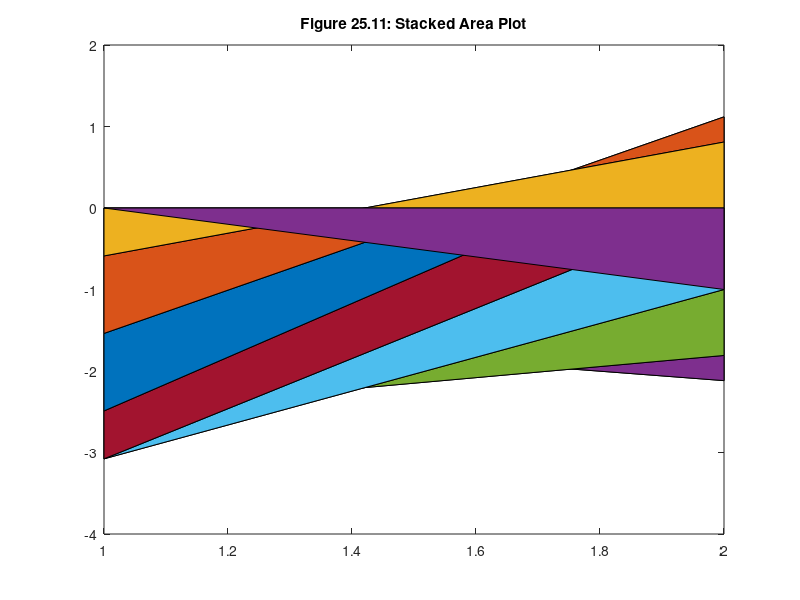
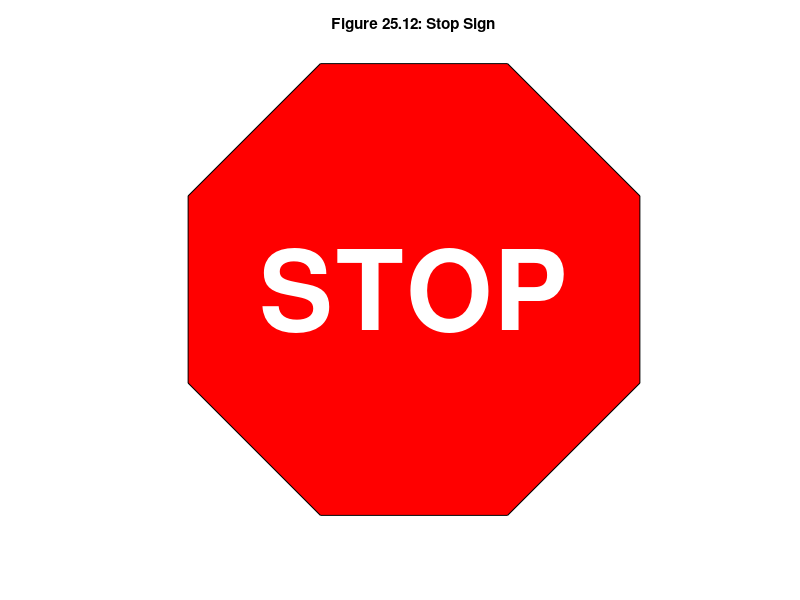
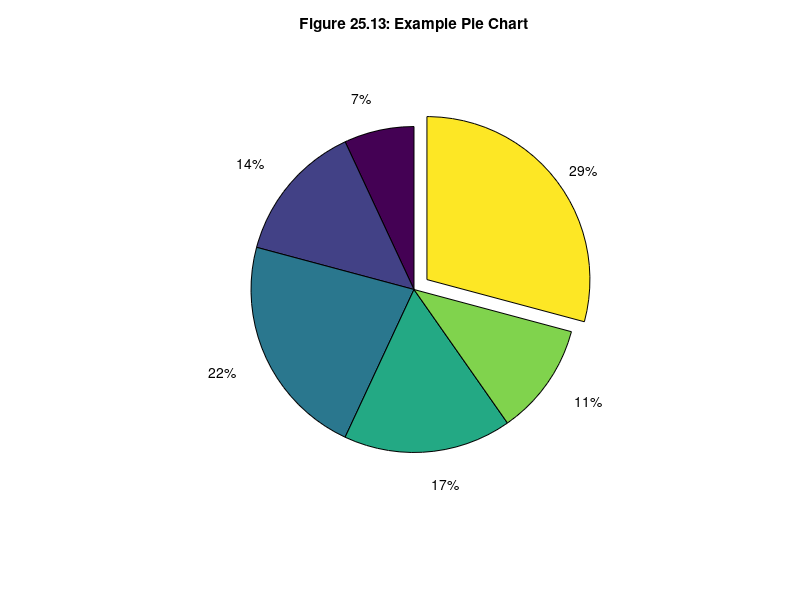
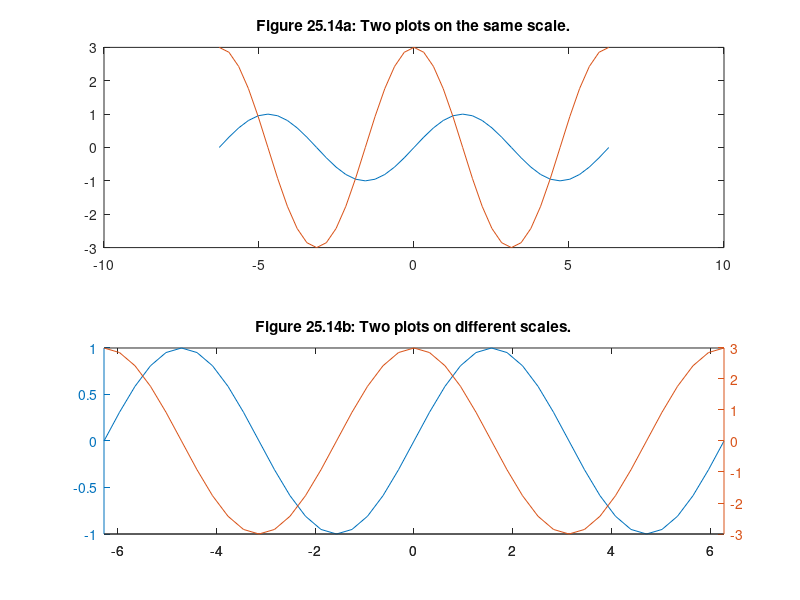

These charts were generated, in order, by the following MATLAB code:
% MATLAB Script: Specialized2DPlots.m

% Stacked Area Plot
z = -pi:pi/5:pi;
area([sin(z);cos(z)])
title('Figure 25.11: Stacked Area Plot')

% Stop Sign
t = (1:2:15)'*pi/8;
x = sin(t);
y = cos(t);
figure;
fill(x,y,'r') % a filled red circle using only 8 data points
axis square off
text(0,0,'STOP', ...
    'Color',[1 1 1], ...
    'FontSize', 80, ...
    'FontWeight','bold', ...
    'HorizontalAlignment','center')
title('Figure 25.12: Stop Sign')

% Pie Chart example
a = [0.5 1 1.6 1.2 0.8 2.1];
figure;
pie(a,a==max(a));    % char a and pull out the biggest slice
title('Figure 25.13: Example Pie Chart')

% Two Plots on the Same and Different Scales
x = -2*pi:pi/10:2*pi;
y = sin(x);
z = 3*cos(x);
figure;
subplot(2,1,1)
plot(x,y,x,z)
title('Figure 25.14a: Two plots on the same scale.');
subplot(2,1,2)
plotyy(x,y,x,z)
title('Figure 25.14b: Two plots on different scales.')

% Bar and Stair Plots
x = -2.9:0.2:2.9;
y = exp(-x.*x);

figure;
subplot(2,2,1)
bar(x,y)
title('Figure 25.15a: 2-D Bar Chart')

subplot(2,2,2)
bar3(x,y,'r')
title('Figure 25.15b: 3-D Bar Chart')

subplot(2,2,3)
stairs(x,y)
title('Figure 25.15c: Stair Chart')

subplot(2,2,4)
barh(x,y)
title('Figure 25.15d: Horizontal Bar Chart')

% Histogram Plot of Gaussian Data
x = -2.9:0.2:2.9;    % specify the bins to use
y = randn(5000,1);   % generate 5000 random data points
figure;
hist(y,x)            % draw the histogram
title('Figure 25.16: Histogram of Gaussian Data')

% Stem Plot of Random Data
figure;
z = randn(30,1);      % create some random data
stem(z,'--')          % draw a stem plot using dashed linestyle
set(gca,'YGrid','on') % turn grid on Y-axis only
title('Figure 25.17: Stem Plot of Random Data')

% Errorbar Plot
x = linspace(0,2,21);  % create a vector
y = erf(x);            % y is the error function of x
e = rand(size(x))/10;  % e contains random error values

figure;
errorbar(x,y,e)        % create the plot
title('Figure 25.18: Errorbar Plot')

% Subplot (Polar, Compass, Feather, Angle Histogram)
t = linspace(0,2*pi);
r = sin(2*t).*cos(2*t);
figure;
subplot(2,2,1)
polar(t,r)
title('Figure 25.19a: Polar Plot')

z = eig(randn(20));
subplot(2,2,2)
compass(z)
title('Figure 25.19b: Compass Plot')
subplot(2,2,3)
feather(z)
title('Figure 25.19c: Feather Plot')
subplot(2,2,4)
v = randn(1000,1)*pi;
rose(v)
title('Figure 25.19d: Angle Histogram')

% Scatter Plot
x = rand(40,1);
y = randn(40,1);
area = 20+(1:40);
figure;
scatter(x,y,area)
box on
title('Figure 25.20: A scatter plot')
